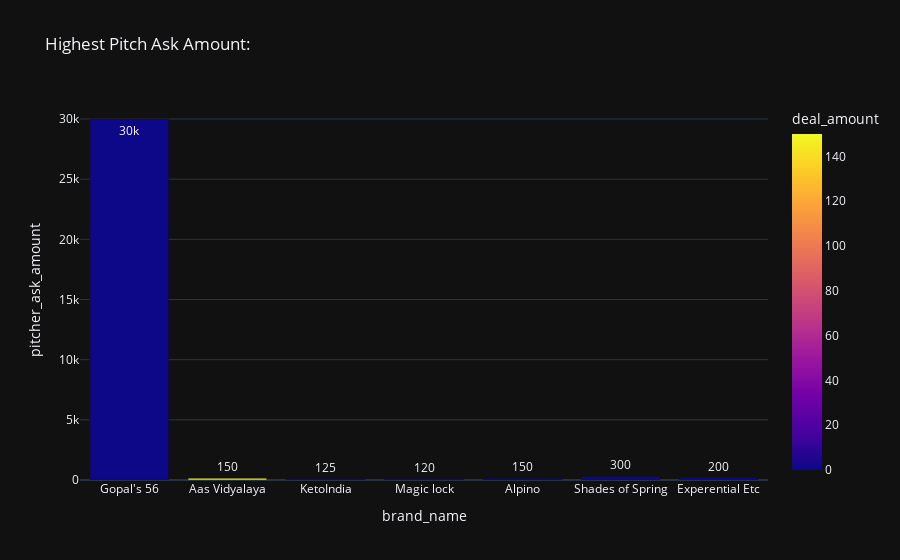

Notebook code for this chart:
### Markdown cell above
# **Highest Pitch Ask Amount:**

### Code cell
#Highest Pitch Ask Amount 
high=df[df["pitcher_ask_amount"]>100]
figure=px.bar(high, x='brand_name', y='pitcher_ask_amount',title="Highest Pitch Ask Amount:",text_auto=True, color='deal_amount',
                    template="plotly_dark")
figure.show()

### Figure 1 — Plotly figure (JSON) as saved in the notebook; plotly's stock layout.template omitted (floating-point values rounded to 4 significant figures)
{"data": [{"alignmentgroup": "True", "hovertemplate": "brand_name=%{x}<br>pitcher_ask_amount=%{y}<br>deal_amount=%{marker.color}<extra></extra>", "legendgroup": "", "marker": {"color": [0, 150, 0, 0, 0, 0, 0], "coloraxis": "coloraxis", "pattern": {"shape": ""}}, "name": "", "offsetgroup": "", "orientation": "v", "showlegend": false, "textposition": "auto", "texttemplate": "%{y}", "type": "bar", "x": ["Gopal's 56", "Aas Vidyalaya", "KetoIndia", "Magic lock", "Alpino", "Shades of Spring", "Experential Etc"], "xaxis": "x", "y": [30000, 150, 125, 120, 150, 300, 200], "yaxis": "y"}], "layout": {"barmode": "relative", "coloraxis": {"colorbar": {"title": {"text": "deal_amount"}}, "colorscale": [[0, "#0d0887"], [0.1111, "#46039f"], [0.2222, "#7201a8"], [0.3333, "#9c179e"], [0.4444, "#bd3786"], [0.5556, "#d8576b"], [0.6667, "#ed7953"], [0.7778, "#fb9f3a"], [0.8889, "#fdca26"], [1, "#f0f921"]]}, "legend": {"tracegroupgap": 0}, "title": {"text": "Highest Pitch Ask Amount:"}, "xaxis": {"anchor": "y", "domain": [0, 1], "title": {"text": "brand_name"}}, "yaxis": {"anchor": "x", "domain": [0, 1], "title": {"text": "pitcher_ask_amount"}}}}
